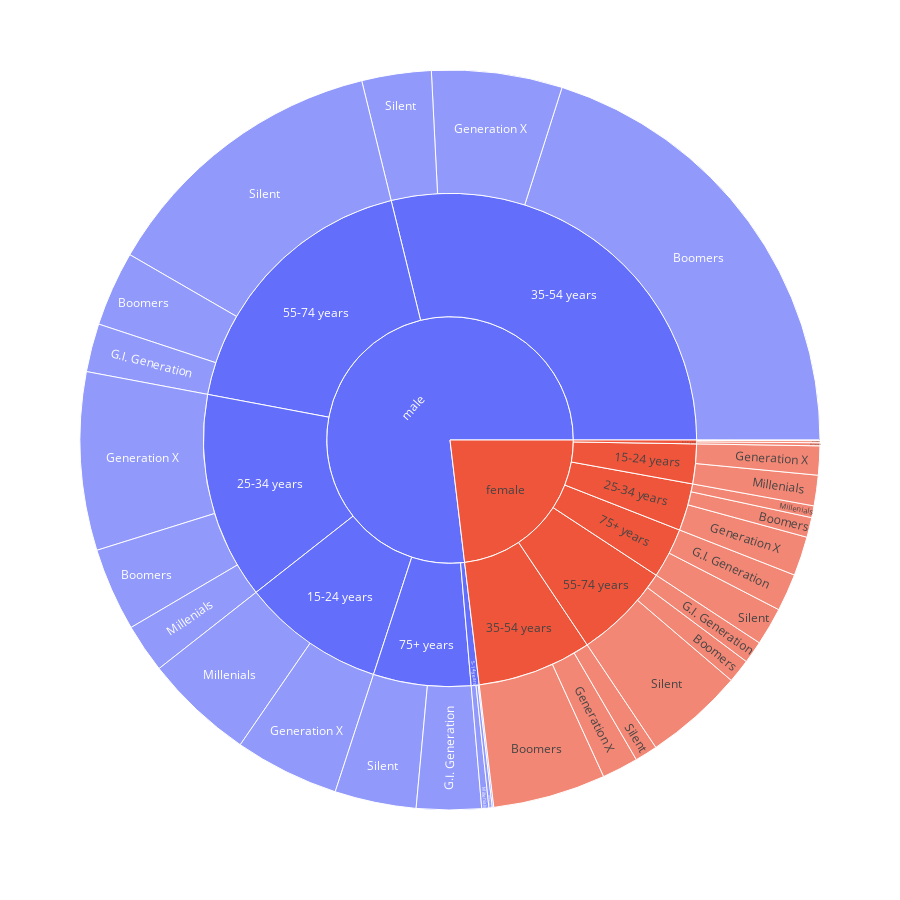

Here is the notebook cell this chart was saved with:
### Code cell
fig = px.sunburst(suicide, path=['sex', 'age' , 'generation'], values='suicides_no')
fig.update_layout (height = 900 , width = 900)
fig.show()

### Figure 1 — Plotly figure (JSON) as saved in the notebook; plotly's stock layout.template omitted (floating-point values rounded to 4 significant figures)
{"data": [{"branchvalues": "total", "domain": {"x": [0, 1], "y": [0, 1]}, "hovertemplate": "labels=%{label}<br>suicides_no=%{value}<br>parent=%{parent}<br>id=%{id}<extra></extra>", "ids": ["female/25-34 years/Boomers", "male/25-34 years/Boomers", "female/35-54 years/Boomers", "male/35-54 years/Boomers", "female/55-74 years/Boomers", "male/55-74 years/Boomers", "female/55-74 years/G.I. Generation", "male/55-74 years/G.I. Generation", "female/75+ years/G.I. Generation", "male/75+ years/G.I. Generation", "female/15-24 years/Generation X", "male/15-24 years/Generation X", "female/25-34 years/Generation X", "male/25-34 years/Generation X", "female/35-54 years/Generation X", "male/35-54 years/Generation X", "female/5-14 years/Generation X", "male/5-14 years/Generation X", "female/5-14 years/Generation Z", "male/5-14 years/Generation Z", "female/15-24 years/Millenials", "male/15-24 years/Millenials", "female/25-34 years/Millenials", "male/25-34 years/Millenials", "female/5-14 years/Millenials", "male/5-14 years/Millenials", "female/35-54 years/Silent", "male/35-54 years/Silent", "female/55-74 years/Silent", "male/55-74 years/Silent", "female/75+ years/Silent", "male/75+ years/Silent", "female/15-24 years", "male/15-24 years", "female/25-34 years", "male/25-34 years", "female/35-54 years", "male/35-54 years", "female/5-14 years", "male/5-14 years", "female/55-74 years", "male/55-74 years", "female/75+ years", "male/75+ years", "female", "male"], "labels": ["Boomers", "Boomers", "Boomers", "Boomers", "Boomers", "Boomers", "G.I. Generation", "G.I. Generation", "G.I. Generation", "G.I. Generation", "Generation X", "Generation X", "Generation X", "Generation X", "Generation X", "Generation X", "Generation X", "Generation X", "Generation Z", "Generation Z", "Millenials", "Millenials", "Millenials", "Millenials", "Millenials", "Millenials", "Silent", "Silent", "Silent", "Silent", "Silent", "Silent", "15-24 years", "15-24 years", "25-34 years", "25-34 years", "35-54 years", "35-54 years", "5-14 years", "5-14 years", "55-74 years", "55-74 years", "75+ years", "75+ years", "female", "male"], "name": "", "parents": ["female/25-34 years", "male/25-34 years", "female/35-54 years", "male/35-54 years", "female/55-74 years", "male/55-74 years", "female/55-74 years", "male/55-74 years", "female/75+ years", "male/75+ years", "female/15-24 years", "male/15-24 years", "female/25-34 years", "male/25-34 years", "female/35-54 years", "male/35-54 years", "female/5-14 years", "male/5-14 years", "female/5-14 years", "male/5-14 years", "female/15-24 years", "male/15-24 years", "female/25-34 years", "male/25-34 years", "female/5-14 years", "male/5-14 years", "female/35-54 years", "male/35-54 years", "female/55-74 years", "male/55-74 years", "female/75+ years", "male/75+ years", "female", "male", "female", "male", "female", "male", "female", "male", "female", "male", "female", "male", "", ""], "type": "sunburst", "values": [58511, 245652, 332423, 1356596, 70034, 221282, 66225, 142383, 110428, 190973, 85557, 308755, 115567, 524984, 106854, 384760, 1861, 4466, 6141, 9765, 89880, 324350, 34745, 144453, 8995, 21036, 66956, 204552, 293777, 864742, 111556, 240161, 175437, 633105, 208823, 915089, 506233, 1945908, 16997, 35267, 430036, 1228407, 221984, 431134, 1559510, 5188910]}], "layout": {"height": 900, "legend": {"tracegroupgap": 0}, "margin": {"t": 60}, "width": 900}}
